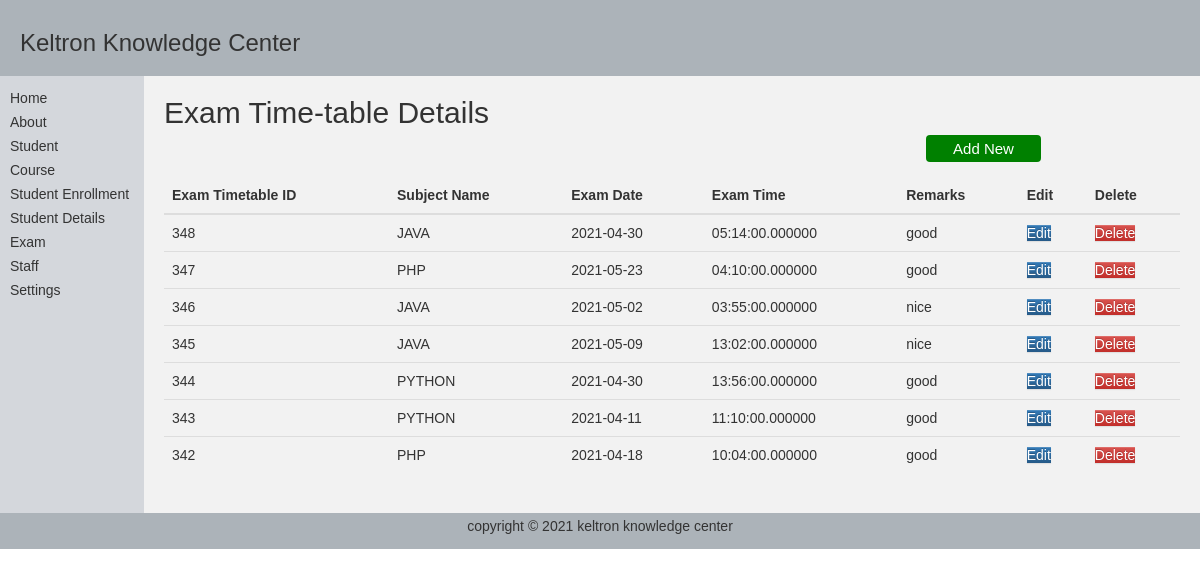
Screenshot of /views/exam_details/exam_View_All.php with the database file from the repository.
### tables this page shows
CREATE TABLE `tbl_exam_timetable` (
  `exam_time_table_id` int(10) NOT NULL,
  `subject_name` varchar(20) NOT NULL,
  `exam_date` date NOT NULL,
  `exam_time` time(6) NOT NULL,
  `remarks` varchar(10) NOT NULL
);

### db/DBConnection.class.php (called while the page is built, shortened)
<?php
class DBConnection{
    public static $servername = "localhost";
	public static $username = "root";
	public static $password = "";
	public static $dbase = "KeltronDB";
	static function  getConnect(){
		$connection = new mysqli(self::$servername, self::$username, self::$password,self::$dbase );
		return $connection;
	}
	static function execQery($sql){
		try{
			$result = null;
			$conn = self::getConnect();
			if ($conn->connect_error) {
	  				$result = null;
				}
			else{
					$result = $conn->query($sql);
				}
		}
		catch(Exception $e) {
  			$result = null;
		}
		return $result;
	}
}
?>

### service/examService.php (called while the page is built, shortened)
 <?php
require_once( ROOT_DIR.'/../db/DBConnection.class.php' );
class ExamService{
function getExams(){
	$sql  =  "SELECT * FROM tbl_exam_timetable ORDER BY exam_time_table_id DESC";
	$result = DBConnection::execQery($sql);
	return $result;
}
}
?>

### views/exam_details/exam_View_All.php (the view, shortened to what this page needs)
<?php
    require_once( ROOT_DIR.'/../service/examService.php' );
?>
<!DOCTYPE html>
<html lang="en">
<head>
<link rel="stylesheet"
      href="http://netdna.bootstrapcdn.com/bootstrap/3.1.0/css/bootstrap.min.css">
<link rel="stylesheet"
     href="http://netdna.bootstrapcdn.com/bootstrap/3.1.0/css/bootstrap-theme.min.css">
</head>
<body style="margin:0px;">
    <table   style="width:100%; border-collapse:collapse; font:14px Arial,sans-serif;">
        <tr>
            <td colspan="3" style="padding:10px 20px; background-color:#acb3b9;">
                <h1 style="font-size:24px;"> Keltron Knowledge Center</h1>
            </td>
        </tr>
        <tr style="height:270px;">
            <td style="width:12%; padding:10px 10px; background-color:#d4d7dc; vertical-align: top;">
                <ul style="list-style:none; padding:0px; line-height:24px;">
                   <?php require_once( ROOT_DIR.'/../views/includes/menu.php' ); ?>
                </ul>
            </td>
            <td style="padding:20px; background-color:#f2f2f2; vertical-align:top;">
                <hh>Exam Time-table Details</hh>
                <a href="createExam_details.php"; ><button class=button><span>Add New</span></button></a>
                <table class="table">
                        <thead>
                            <tr>
                                <th>Exam Timetable ID</th>
                                <th>Subject Name</th>
                                <th>Exam Date</th>
                                <th>Exam Time</th>
                                <th>Remarks</th>
                                <th>Edit</th>
                                <th>Delete</th>
                            </tr>
                        </thead>
                        <tbody>
                <?php
                 $examservice = new ExamService();
                 $result = $examservice->getExams();
                 if($result != null){
                     if ($result->num_rows > 0) {
                       while($row = $result->fetch_assoc()) {
                            ?>
                            <tr>
                                <td><?php echo $row["exam_time_table_id"]; ?></td>
                                <td><?php echo $row["subject_name"]; ?></td>
                                <td><?php echo $row["exam_date"]; ?></td>
                                <td><?php echo $row["exam_time"]; ?></td>
                                <td><?php echo $row["remarks"]; ?></td>
                                <td><a class="btn-primary" href='examEdit.php?exam_time_table_id=<?php echo $row['exam_time_table_id'];  ?>' >Edit</a></td>
                                <td><a class="btn-danger" href='examDelete.php?exam_time_table_id=<?php echo $row['exam_time_table_id'];  ?>' >Delete</a></td>
                            </tr>
                            <?php
                                        }
                                 } else {
                                    ?>
                                        <tr>
                                            <td colspan="7"> No Records Found !</td>
                                        </tr>
                                    <?php
                                 }
                                }else{
                                    ?>
                                    <tr>
                                         <td colspan="7"> Server busy try again later !</td>
                                    </tr>
                                 <?php
                            }
                            ?>
                        </tbody>
                </table>
            </td>
        </tr>
        <tr>
            <td colspan="3" style="padding:5px; background-color:#acb3b9; text-align:center;">
                <p>copyright &copy; <?php echo date("Y"); ?> keltron knowledge center</p>
            </td>
        </tr>
    </table>
</body>
</html>

### views/exam_details/exam_View_All.php (style rules this page uses)
.button { border-radius: 4px; background-color: #008000; border: none; color: #FFFFFF; text-align: center; font-size: 15px; padding: 5px; width: 115px; transition: all 0.5s; cursor: pointer; margin: 5px; margin-left:75%; }
.button span { cursor: pointer; display: inline-block; position: relative; transition: 0.5s; }
.button span:after { content: '\00bb'; position: absolute; opacity: 0; top: 0; right: -20px; transition: 0.5s; }
hh { font-size: 30px; }

### rows the page displays
tbl_exam_timetable: exam_time_table_id "348", subject_name "JAVA", exam_date "2021-04-30", exam_time "05:14:00.000000", remarks "good"
tbl_exam_timetable: exam_time_table_id "347", subject_name "PHP", exam_date "2021-05-23", exam_time "04:10:00.000000", remarks "good"
tbl_exam_timetable: exam_time_table_id "346", subject_name "JAVA", exam_date "2021-05-02", exam_time "03:55:00.000000", remarks "nice"
tbl_exam_timetable: exam_time_table_id "345", subject_name "JAVA", exam_date "2021-05-09", exam_time "13:02:00.000000", remarks "nice"
tbl_exam_timetable: exam_time_table_id "344", subject_name "PYTHON", exam_date "2021-04-30", exam_time "13:56:00.000000", remarks "good"
tbl_exam_timetable: exam_time_table_id "343", subject_name "PYTHON", exam_date "2021-04-11", exam_time "11:10:00.000000", remarks "good"
tbl_exam_timetable: exam_time_table_id "342", subject_name "PHP", exam_date "2021-04-18", exam_time "10:04:00.000000", remarks "good"
